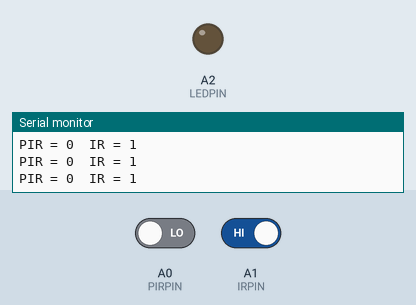
Recording of a sketch running on a simulated Arduino Uno, built with avr-gcc and run on an emulated ATmega328P. Parts: output pins drawn as LEDs (lit = HIGH), the last lines printed to the serial monitor. The inputs (shaded band) are chosen by the test bench; at power-on: A0 (PIRPIN) LOW, A1 (IRPIN) HIGH.

Above: at 2.8 s.
2.9 s: A0 (PIRPIN) driven HIGH
At 3.9 s:
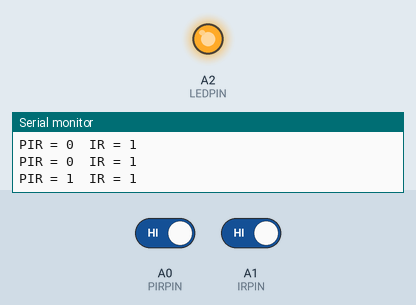
4.5 s: A0 (PIRPIN) driven LOW
At 5.5 s:
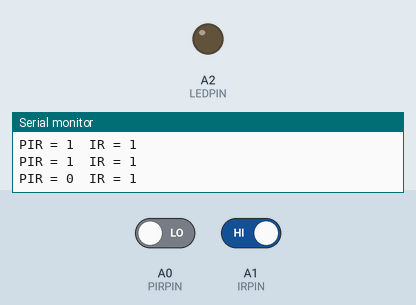
6.5 s: A1 (IRPIN) driven LOW
At 8.2 s:
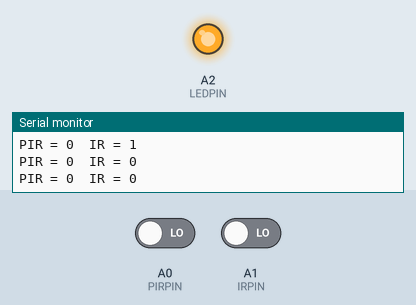
Timing chart, 0 to 9.7 s (numbered marks = the images above; inputs shaded):
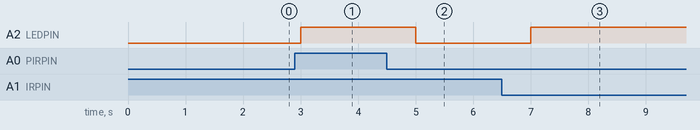

Measured:
- after the input at 2.9 s, A2 (LEDPIN): LOW → HIGH after 0.10 s
- after the input at 4.5 s, A2 (LEDPIN): HIGH → LOW after 0.50 s
- after the input at 6.5 s, A2 (LEDPIN): LOW → HIGH after 0.50 s

The sketch:

roomlight.ino
```cpp
#define PIRPIN  A0
#define IRPIN   A1
#define LEDPIN  A2

void setup()
{
  Serial.begin(115200);

  pinMode(PIRPIN, INPUT);
  pinMode(IRPIN, INPUT);
  pinMode(LEDPIN, OUTPUT);
}

void loop()
{
  int l = digitalRead(PIRPIN);
  int b = digitalRead(IRPIN);

  Serial.print("PIR = ");
  Serial.print(l);
  Serial.print("  IR = ");
  Serial.println(b);

  if (l == 1 || b == 0)   // PIR detected OR IR detected
  {
    digitalWrite(LEDPIN, HIGH);
  }
  else
  {
    digitalWrite(LEDPIN, LOW);
  }

  delay(1000);
}
```
